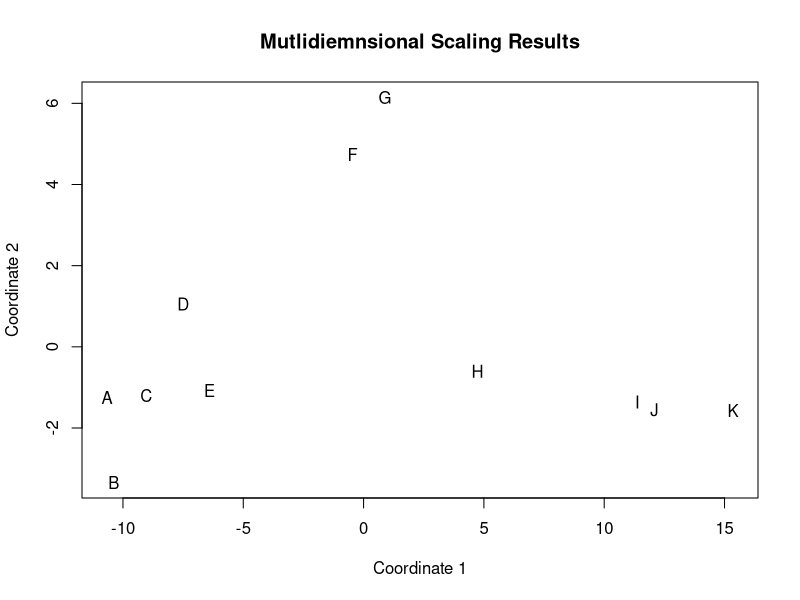

Generate this figure with R:
# Example: Multidimensional Scaling in R
df <- data.frame(points=c(4, 4, 6, 7, 8, 14, 16, 19, 25, 25, 28),
                 assists=c(3, 2, 2, 5, 4, 8, 7, 6, 8, 10, 11),
                 blocks=c(7, 3, 6, 7, 5, 8, 8, 4, 2, 2, 1),
                 rebounds=c(4, 5, 5, 6, 5, 8, 10, 4, 3, 2, 2))

# add row names
row.names(df) <- LETTERS[1:11]

# veiw data frame
df

# calculate distance matrix
d <- dist(df)
d

# perform multidimensional scaling
fit <- cmdscale(d, eig=TRUE, k=2)

# extract (x, y) coordinates of multidimensional scaleing
x <- fit$points[, 1]
x
y <- fit$points[, 2]
y

# create scatter plot
plot(x, y, xlab="Coordinate 1", ylab = "Coordinate 2", 
     main = "Mutlidiemnsional Scaling Results", type = "n")

# add row names of data frame as lalbels
text(x, y, labels=row.names(df))

# view data frame values for players A and C
df[rownames(df) %in% c("A", "C"), ]

# view data frame valeus for players B and K
df[rownames(df) %in% c("B", "K"), ]

# veiw (x, y) coordinates of points in the plot
fit
